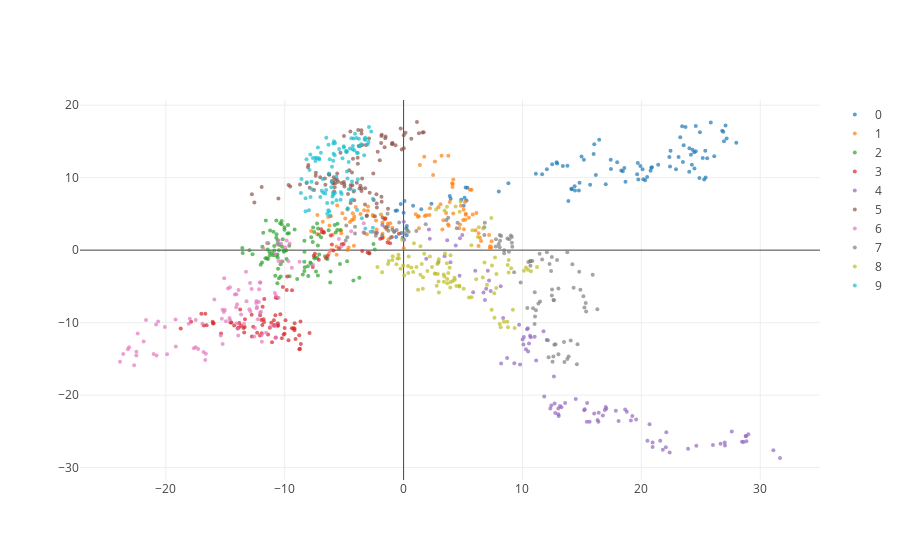

Notebook code for this chart:
### Code cell
plotter(xs, style='.', reduce_kwargs={'ndims': 2})
